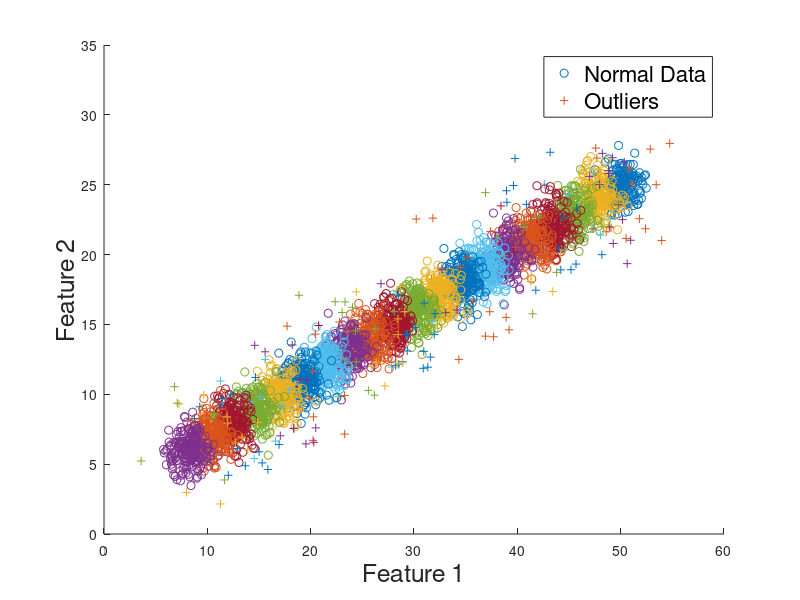
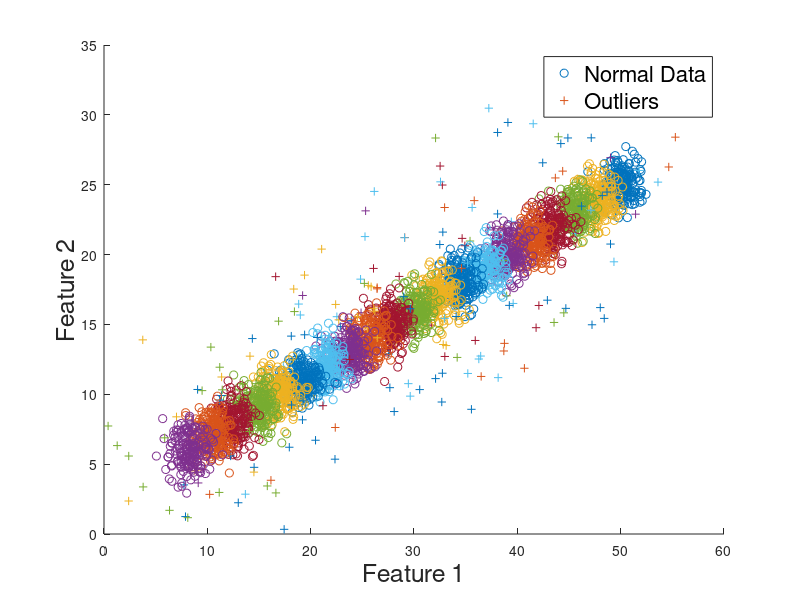
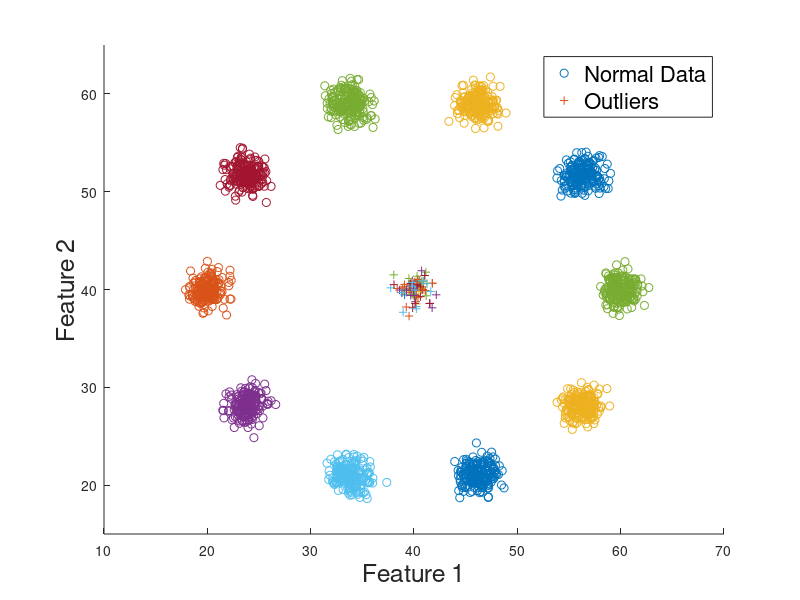

MATLAB code for these plots, in order: (Note: this script raises an error after producing the figures.)
% % S1
clear all;clc;
mu = [50,25];
sigma = eye(2);
%sigma = sigma'*sigma;
figure(1)
%subplot(2,2,1);
hold on;
X = [];
noise_idx = [];
for i = 1:20
    %sigma = rand(2);%eye(2);
    %sigma = sigma'*sigma;
    x = mvnrnd(mu,sigma,200);
    Ns = randi(20,1);
    idx = sort(randperm(200, Ns)); % noise index
    x(idx,:) = x(idx,:) + rand(Ns,2)*8-4;
    %noise = x(randperm(200, Ns),:) + rand(Ns,2)*8-4;
    %x(randperm(200, Ns),:) = [];
    %X = [X;x;noise];
    X = [X;x];
    normal_idx = [1:200];
    normal_idx(idx) = []; 
    plot(x(normal_idx,1),x(normal_idx,2),'o');
    plot(x(idx,1), x(idx,2),'+');
    
    idx = idx + 200*(i-1);
    noise_idx = [noise_idx, idx];
    
    mu(1) = mu(1)-2.2;
    mu(2) = mu(2)-1;
end
xlim([0 60]);ylim([0 35]);
xlabel('Feature 1','FontSize', 18);ylabel('Feature 2','FontSize', 18);
leg = legend('Normal Data','Outliers');
set(leg,'FontSize',16);
%title('S1','FontSize', 24)
csvwrite('S1.csv',X);
csvwrite('S1_GT.csv',noise_idx);

% S2
clear all;clc;
mu = [50,25];
sigma = eye(2);
figure(2)
%subplot(2,2,2);
hold on;
X = [];
noise_idx = [];
for i = 1:20
    x = mvnrnd(mu,sigma,200);
    Ns = randi(20,1);
    idx = sort(randperm(200, Ns)); % noise index
    x(idx,:) = x(idx,:) + rand(Ns,2)*16-8;
    X = [X;x];
    normal_idx = [1:200];
    normal_idx(idx) = []; 
    plot(x(normal_idx,1),x(normal_idx,2),'o');
    plot(x(idx,1), x(idx,2),'+');
    idx = idx + 200*(i-1);
    noise_idx = [noise_idx, idx];
    mu(1) = mu(1)-2.2;
    mu(2) = mu(2)-1;
end
xlim([0 60]);ylim([0 35]);
xlabel('Feature 1','FontSize', 18);ylabel('Feature 2','FontSize', 18);
leg = legend('Normal Data','Outliers');
set(leg,'FontSize',16);
csvwrite('S2.csv',X);
csvwrite('S2_GT.csv',noise_idx)

%S3
c = [40,40];
mu = c;
sigma = eye(2);
X = [];
all_noise = mvnrnd(c,sigma,200);
figure(3)
%subplot(2,2,3)
hold on;
R = 20;
noise_idx = [];
for i = 1:10
    theta = (2*pi/10) * i;
    mu = c + R*[cos(theta) sin(theta)];
    x = mvnrnd(mu,sigma,200);
    Ns = randi(20,1); % random from 1:20
    idx = sort(randperm(200, Ns)); % noise index
    x(idx,:) = all_noise(idx,:); % replace normal data with noise
    X = [X;x];
    normal_idx = [1:200];
    normal_idx(idx) = [];
    plot(x(normal_idx,1), x(normal_idx,2),'o');
    plot(x(idx,1), x(idx,2),'+');
    
    idx = idx + 200*(i-1);
    noise_idx = [noise_idx, idx];
end
xlim([10 70]);ylim([15 65]);
xlabel('Feature 1','FontSize', 18);ylabel('Feature 2','FontSize', 18);
leg = legend('Normal Data','Outliers');
set(leg,'FontSize',16);
csvwrite('S3.csv',X);
csvwrite('S3_GT.csv',noise_idx)


%S4
target = gendatb([2000,0]);
target = gendatoc(target);
target_outlier = gendatblockout(target,40);
all = target_outlier;
rotate = [cos(pi/2),-sin(pi/2);sin(pi/2),cos(pi/2)];
figure(4);
%subplot(2,2,4)
hold on;
colors = ['c','m','y','g','r'];
X = zeros(12240,2);
noise_idx = [2001:2040];

for i = 1:5
    target = gendatb([2000,0]);
    for j = 1:i
        target = target*rotate;
    end
    target = gendatoc(target);
    target_outlier = gendatblockout(target,40);
    all = [all;target_outlier];

    tmp_index = [2001:2040] + 2040*i;
    noise_idx = [noise_idx, tmp_index];
    
    scatterd(target,[colors(i),'o']);hold on;
    scatterd(target_outlier(2001:end,:),'b+');hold on;

end
for i = 1:24480
    X(i)=all(i);
end
%figure(5)
%plot(X(:,1),X(:,2),'o');
xlim([-15 15]);ylim([-15 15]);
xlabel('Feature 1','FontSize', 18);ylabel('Feature 2','FontSize', 18);
leg = legend('Normal Data','Outliers');
set(leg,'FontSize',16);
csvwrite('S4.csv',X);
csvwrite('S4_GT.csv',noise_idx)

